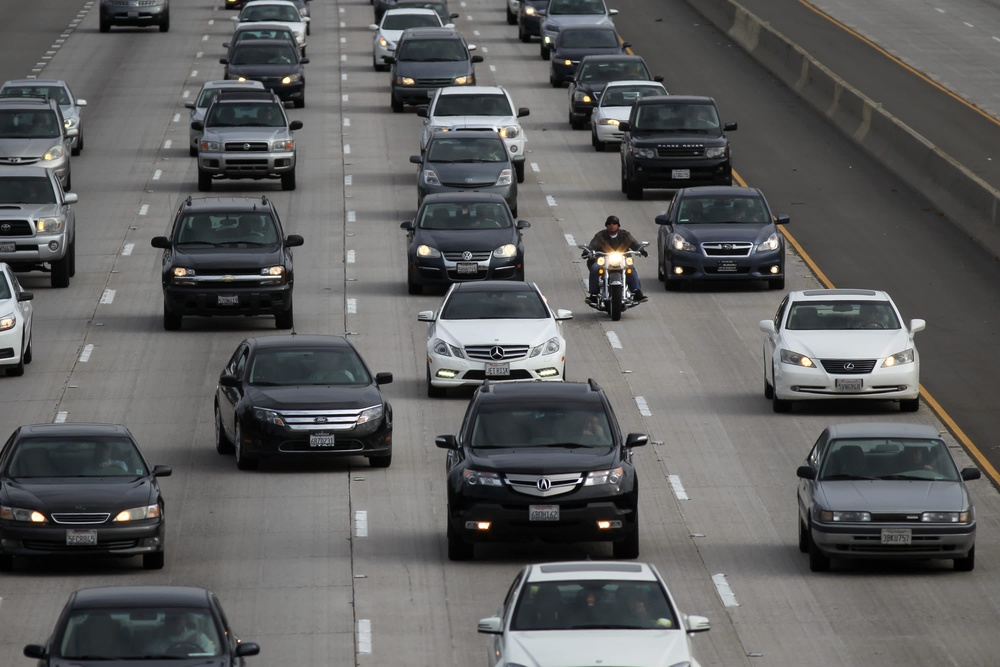
#> input picture Lab_work_4/image.jpg, 1000 x 667 px, shrunk from 3000 x 2000 before the run
$ python main.py
#> lines starting #> are read from the running program, lines starting #| are printed output that depends on the picture; after the words box and inside, x2 and y2 are one past the last pixel; in counts of white or black regions, pixels touching at a corner belong together
"""
Ідентифікація номерів державної реєстрації на автомобілях
"""

import cv2
import matplotlib.pyplot as plt


def show_image(image):
    """ Показ зображення """
    plt.imshow(image)
    plt.show()


def image_read(file_image):
    """ Зчитування зображення з файлу """
#> called with file_image = 'image.jpg'
    image = cv2.imread(file_image)
#> image is the input picture: shape (667, 1000, 3); mean B, G, R 94.5, 94.5, 94
    image_in_rgb = cv2.cvtColor(image, cv2.COLOR_BGR2RGB)
    return image_in_rgb


def image_processing(image):
    """ Покращення зображення """

    # Перетворюємо зображення у відтінки сірого, виконаємо операцію blackhat, яка дозволить
    # виявити темні області (текст на номерному знаку) на світлому фоні (тобто сам знак)
    gray_image = cv2.cvtColor(image, cv2.COLOR_RGB2GRAY)
    rectangular_kernel = cv2.getStructuringElement(cv2.MORPH_RECT, (13, 5))
    blackhat_transformed = cv2.morphologyEx(gray_image, cv2.MORPH_BLACKHAT, rectangular_kernel)
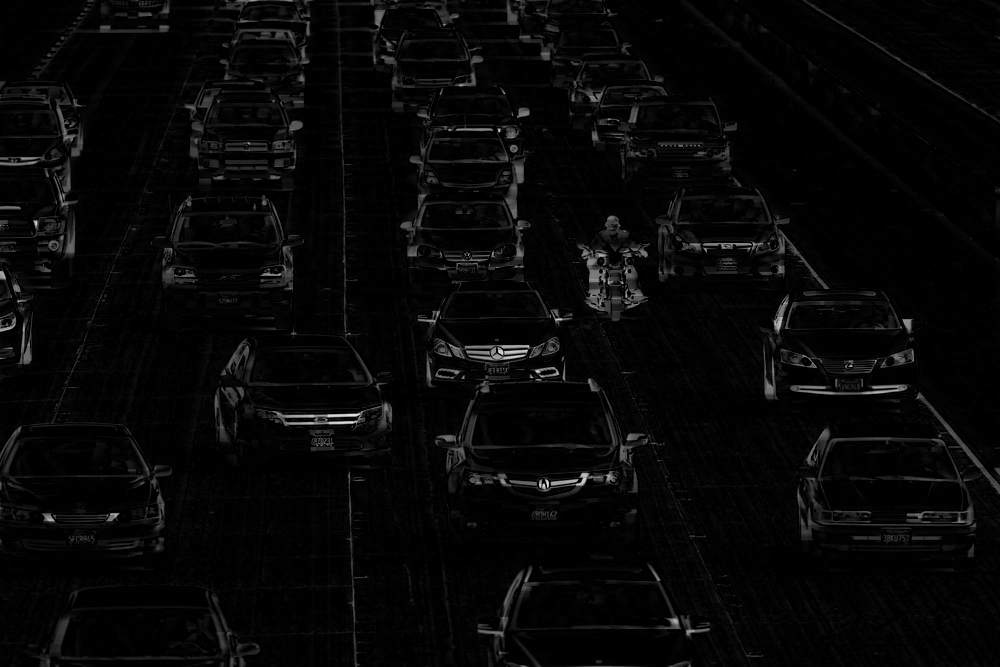
#> blackhat_transformed: shape (667, 1000); min 0, max 228, mean 7

    # Розмиваємо зображення, застосовуємо згладжування для закриття та алгоритм OTSU для
    # визначення порогу бінаризації, щоб розділити зображення на фон та об'єкти
    blurred_image = cv2.GaussianBlur(blackhat_transformed, (5, 5), 0)
    blurred_image = cv2.morphologyEx(blurred_image, cv2.MORPH_CLOSE, rectangular_kernel)
    binary_threshold_image = cv2.threshold(blurred_image, 0, 255, cv2.THRESH_BINARY | cv2.THRESH_OTSU)[1]
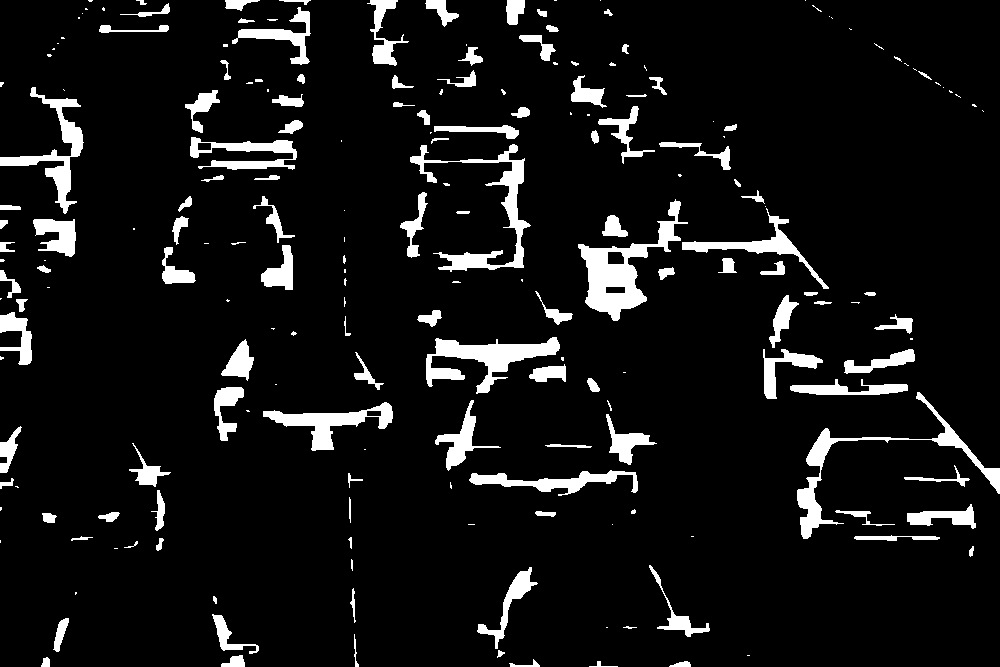
#> binary_threshold_image: shape (667, 1000); 7.8% white; 208 white regions (84 under 20 px), largest, box (x1, y1, x2, y2) and area: (578, 199, 688, 321) 3811, (426, 337, 560, 394) 2952, (797, 392, 1000, 539) 2873

    # Ерозія та розширення для зменшення шуму
    processed_image = cv2.erode(binary_threshold_image, None, iterations=3)
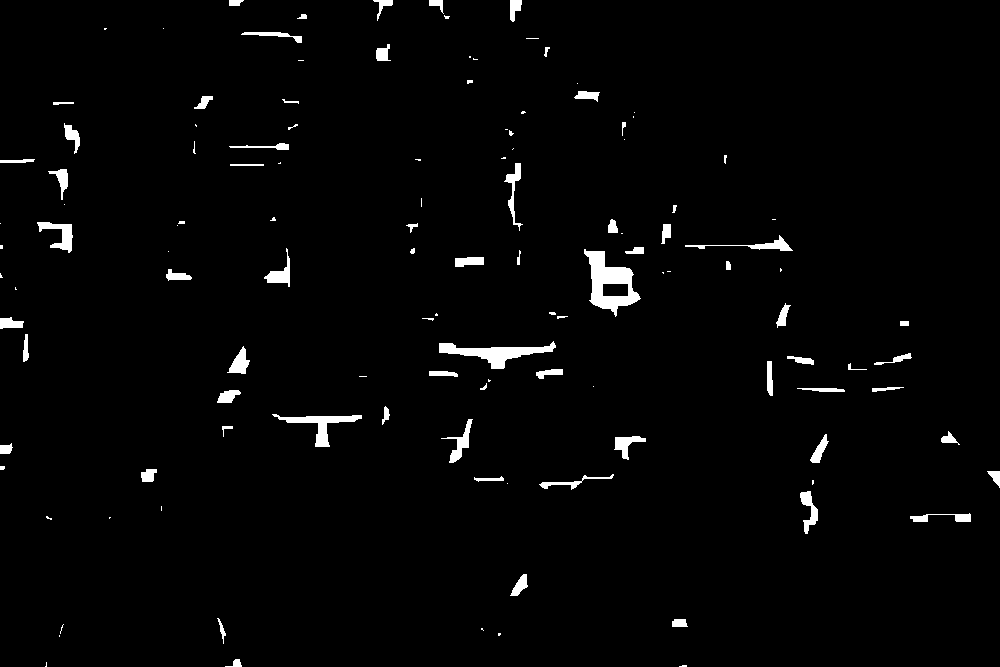
#> processed_image: shape (667, 1000); 2.1% white; 124 white regions (53 under 20 px), largest, box (x1, y1, x2, y2) and area: (584, 249, 641, 317) 1712, (439, 341, 556, 369) 1215, (272, 414, 362, 447) 787
    processed_image = cv2.dilate(processed_image, None, iterations=3)
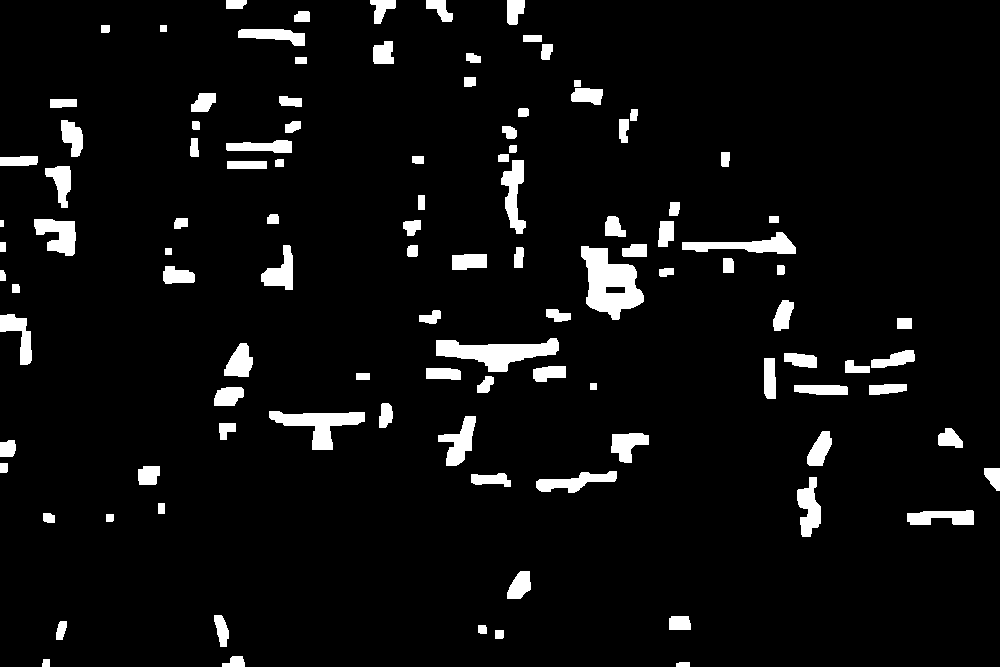
#> processed_image: shape (667, 1000); 5.6% white; 108 white regions
    return processed_image.copy()


def find_contours(processed_image):
    """ Знаходження контурів на зображення """
    contours, _ = cv2.findContours(processed_image, cv2.RETR_EXTERNAL, cv2.CHAIN_APPROX_SIMPLE)
#> contours = 108 contours, 1 with area under 20; largest, box (x1, y1, x2, y2) and area: (581, 246, 644, 320) 2710, (436, 338, 559, 372) 2006, (269, 411, 365, 450) 1478, (682, 232, 796, 254) 1065, (34, 219, 76, 256) 924
    return contours


def draw_contours(image, contours):
    """
    Малювання контурів на початковому зображенні.
    До уваги беруть ті контури, які мають 4 сторони, де ширина втричі більша за висоту і висота не є малою
    """
    for contour in contours:
        peri = cv2.arcLength(contour, True)
        approx = cv2.approxPolyDP(contour, 0.03 * peri, True)
        _, _, w, h = cv2.boundingRect(approx)
        if len(approx) == 4 and w > h * 3 and h > 10:
            cv2.drawContours(image, [approx], -1, (0, 255, 0), 4)

    return image


def save_result(file_name, image_in_rgb):
    """ Збереження результату у файл """
    image_in_bgr = cv2.cvtColor(image_in_rgb, cv2.COLOR_RGB2BGR)
    cv2.imwrite(file_name, image_in_bgr)


image_entrance = image_read("image.jpg")
show_image(image_entrance)

processed_img = image_processing(image_entrance)
show_image(processed_img)

found_contours = find_contours(processed_img)
#> found_contours has the same summary as contours in find_contours

result_image = draw_contours(image_entrance, found_contours)
#> the loop in draw_contours, `for contour in contours:` made 108 passes
#> (peri, w, h) on passes 3, 8, 9, 10, 11, 12, 14, 16, 17, 21, 22, 23: (61.07, 23, 11), (81.8, 15, 32), (87.11, 24, 28), (27.41, 8, 8), (37.66, 12, 10), (169.3, 67, 14), (171.4, 24, 60), (197, 81, 22), (66.97, 16, 23), (126.4, 38, 29), (100.2, 25, 35), (76.63, 25, 20)
#> (peri, approx, w, h) on passes 1, 2, 4, 5, 6, 7: (33.41, [[676, 663], [676, 666], [689, 666], [689, 662]], 14, 5), (27.41, [[43, 659], [42, 666], [49, 666], [49, 659]], 8, 8), (31.41, [[495, 630], [495, 638], [502, 638], [503, 630]], 9, 9), (30.83, [[478, 625], [478, 632], [486, 633], [485, 625]], 9, 9), (51.31, [[66, 621], [59, 622], [56, 639], [62, 639]], 11, 19), (66.24, [[669, 618], [669, 629], [690, 629], [688, 616]], 22, 14)
#> after the loop in draw_contours, `for contour in contours:`:
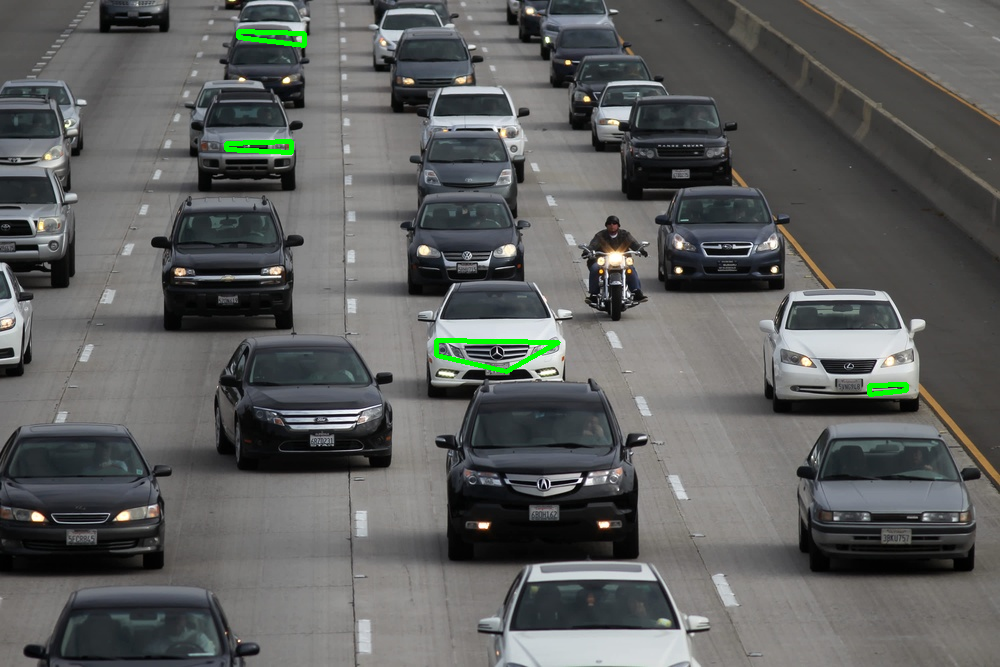
#> image: shape (667, 1000, 3); mean R, G, B 93.4, 95.1, 93.9
save_result("image_recognition.jpg", result_image)
show_image(result_image)
